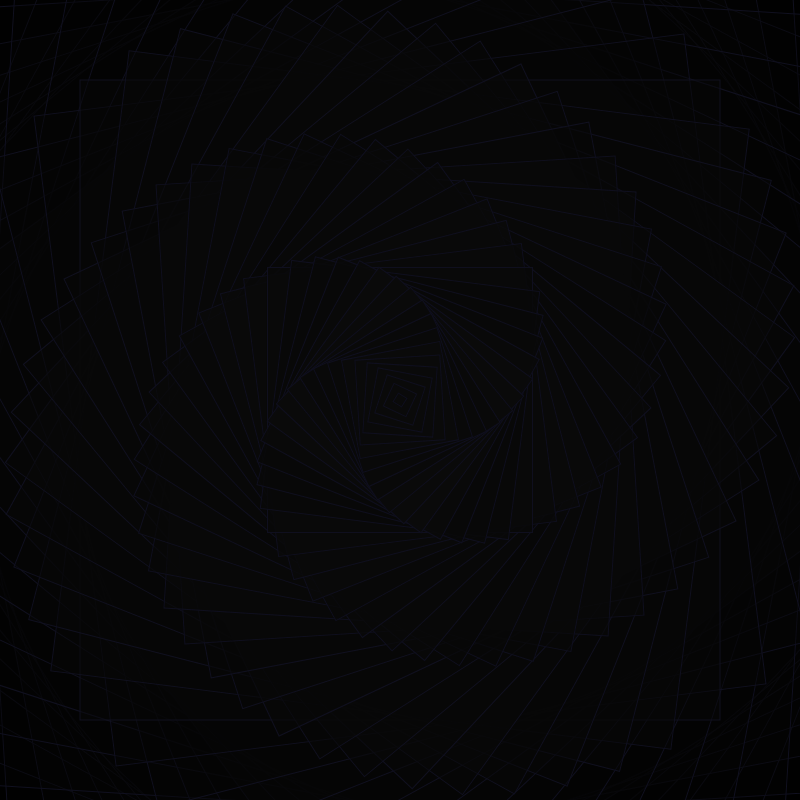
Frame 1 (no input)
Frame 60 (no input): identical to frame 1, image omitted
Frame 120 (the mouse pressed at the canvas centre since frame 60): identical to frame 1, image omitted

The p5.js sketch that drew this single still picture (run headless with seeded random() and noise() and a simulated clock; from frame 60 on, the mouse is pressed at the canvas centre):

// p5.js sketch
// ── sketch.js
function setup() {
  createCanvas(800, 800);
  angleMode(DEGREES);
}

function draw() {
  background("#000000");

  push();
  rectMode(CENTER);
  translate(width / 2, height / 2);
  for (let i = 60, j = 1000; j > 0.01; i -= 1) {
    fill(10 - i * 0.08, 10 - i * 0.08, 10 - i * 0.08, 255 - i * 4);
    stroke(15 + i * 0.02, 15 + i * 0.02, 30 + i * 0.02);
    rotate(360 / 50);
    rect(0, 0, j, j);
    j -= 15;
  }
  pop();  
}
